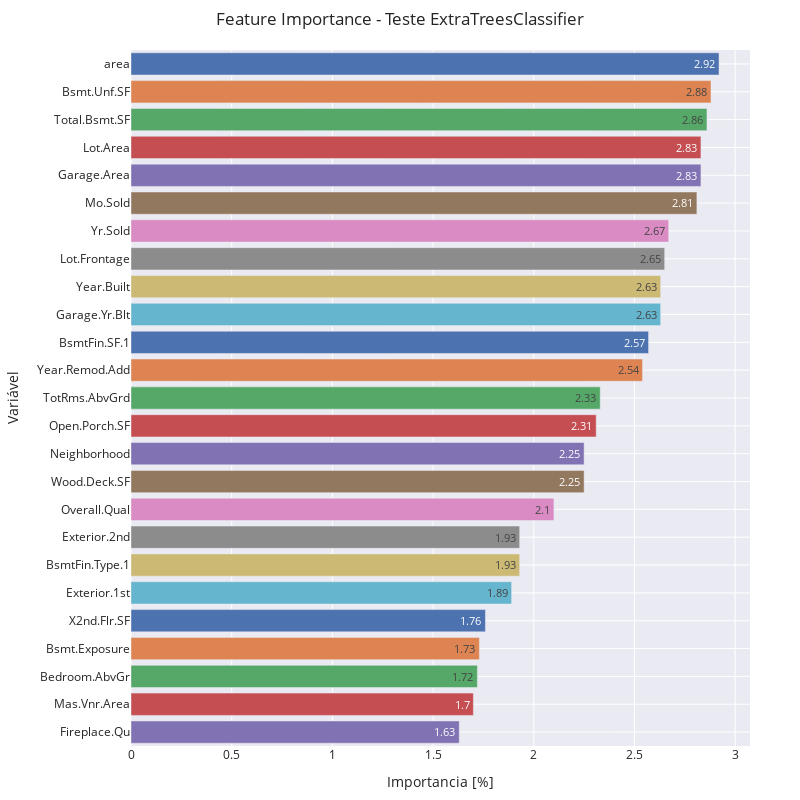

Source (notebook cell):
### Code cell
fig4 = px.bar(feat02, x="Importancia", y="Variavel", color="Variavel", text='Importancia', template='seaborn')

fig4.update_layout(
    margin=dict(l=20, r=50, t=50, b=20),
    title = 'Feature Importance - Teste ExtraTreesClassifier',
    showlegend=False,
    xaxis_title="Importancia [%]",
    yaxis_title="Variável",
    legend_title="Deficiência",
    width=800, 
    height=800,
    uniformtext_minsize=9, 
    uniformtext_mode='hide',
)
 
fig4.show()

### Figure 1 — Plotly figure (JSON) as saved in the notebook; plotly's stock layout.template omitted (floating-point values rounded to 4 significant figures)
{"data": [{"alignmentgroup": "True", "hovertemplate": "Variavel=%{y}<br>Importancia=%{text}<extra></extra>", "legendgroup": "area", "marker": {"color": "rgb(76,114,176)", "pattern": {"shape": ""}}, "name": "area", "offsetgroup": "area", "orientation": "h", "showlegend": true, "text": [2.92], "textposition": "auto", "type": "bar", "x": [2.92], "xaxis": "x", "y": ["area"], "yaxis": "y"}, {"alignmentgroup": "True", "hovertemplate": "Variavel=%{y}<br>Importancia=%{text}<extra></extra>", "legendgroup": "Bsmt.Unf.SF", "marker": {"color": "rgb(221,132,82)", "pattern": {"shape": ""}}, "name": "Bsmt.Unf.SF", "offsetgroup": "Bsmt.Unf.SF", "orientation": "h", "showlegend": true, "text": [2.88], "textposition": "auto", "type": "bar", "x": [2.88], "xaxis": "x", "y": ["Bsmt.Unf.SF"], "yaxis": "y"}, {"alignmentgroup": "True", "hovertemplate": "Variavel=%{y}<br>Importancia=%{text}<extra></extra>", "legendgroup": "Total.Bsmt.SF", "marker": {"color": "rgb(85,168,104)", "pattern": {"shape": ""}}, "name": "Total.Bsmt.SF", "offsetgroup": "Total.Bsmt.SF", "orientation": "h", "showlegend": true, "text": [2.86], "textposition": "auto", "type": "bar", "x": [2.86], "xaxis": "x", "y": ["Total.Bsmt.SF"], "yaxis": "y"}, {"alignmentgroup": "True", "hovertemplate": "Variavel=%{y}<br>Importancia=%{text}<extra></extra>", "legendgroup": "Lot.Area", "marker": {"color": "rgb(196,78,82)", "pattern": {"shape": ""}}, "name": "Lot.Area", "offsetgroup": "Lot.Area", "orientation": "h", "showlegend": true, "text": [2.83], "textposition": "auto", "type": "bar", "x": [2.83], "xaxis": "x", "y": ["Lot.Area"], "yaxis": "y"}, {"alignmentgroup": "True", "hovertemplate": "Variavel=%{y}<br>Importancia=%{text}<extra></extra>", "legendgroup": "Garage.Area", "marker": {"color": "rgb(129,114,179)", "pattern": {"shape": ""}}, "name": "Garage.Area", "offsetgroup": "Garage.Area", "orientation": "h", "showlegend": true, "text": [2.83], "textposition": "auto", "type": "bar", "x": [2.83], "xaxis": "x", "y": ["Garage.Area"], "yaxis": "y"}, {"alignmentgroup": "True", "hovertemplate": "Variavel=%{y}<br>Importancia=%{text}<extra></extra>", "legendgroup": "Mo.Sold", "marker": {"color": "rgb(147,120,96)", "pattern": {"shape": ""}}, "name": "Mo.Sold", "offsetgroup": "Mo.Sold", "orientation": "h", "showlegend": true, "text": [2.81], "textposition": "auto", "type": "bar", "x": [2.81], "xaxis": "x", "y": ["Mo.Sold"], "yaxis": "y"}, {"alignmentgroup": "True", "hovertemplate": "Variavel=%{y}<br>Importancia=%{text}<extra></extra>", "legendgroup": "Yr.Sold", "marker": {"color": "rgb(218,139,195)", "pattern": {"shape": ""}}, "name": "Yr.Sold", "offsetgroup": "Yr.Sold", "orientation": "h", "showlegend": true, "text": [2.67], "textposition": "auto", "type": "bar", "x": [2.67], "xaxis": "x", "y": ["Yr.Sold"], "yaxis": "y"}, {"alignmentgroup": "True", "hovertemplate": "Variavel=%{y}<br>Importancia=%{text}<extra></extra>", "legendgroup": "Lot.Frontage", "marker": {"color": "rgb(140,140,140)", "pattern": {"shape": ""}}, "name": "Lot.Frontage", "offsetgroup": "Lot.Frontage", "orientation": "h", "showlegend": true, "text": [2.65], "textposition": "auto", "type": "bar", "x": [2.65], "xaxis": "x", "y": ["Lot.Frontage"], "yaxis": "y"}, {"alignmentgroup": "True", "hovertemplate": "Variavel=%{y}<br>Importancia=%{text}<extra></extra>", "legendgroup": "Year.Built", "marker": {"color": "rgb(204,185,116)", "pattern": {"shape": ""}}, "name": "Year.Built", "offsetgroup": "Year.Built", "orientation": "h", "showlegend": true, "text": [2.63], "textposition": "auto", "type": "bar", "x": [2.63], "xaxis": "x", "y": ["Year.Built"], "yaxis": "y"}, {"alignmentgroup": "True", "hovertemplate": "Variavel=%{y}<br>Importancia=%{text}<extra></extra>", "legendgroup": "Garage.Yr.Blt", "marker": {"color": "rgb(100,181,205)", "pattern": {"shape": ""}}, "name": "Garage.Yr.Blt", "offsetgroup": "Garage.Yr.Blt", "orientation": "h", "showlegend": true, "text": [2.63], "textposition": "auto", "type": "bar", "x": [2.63], "xaxis": "x", "y": ["Garage.Yr.Blt"], "yaxis": "y"}, {"alignmentgroup": "True", "hovertemplate": "Variavel=%{y}<br>Importancia=%{text}<extra></extra>", "legendgroup": "BsmtFin.SF.1", "marker": {"color": "rgb(76,114,176)", "pattern": {"shape": ""}}, "name": "BsmtFin.SF.1", "offsetgroup": "BsmtFin.SF.1", "orientation": "h", "showlegend": true, "text": [2.57], "textposition": "auto", "type": "bar", "x": [2.57], "xaxis": "x", "y": ["BsmtFin.SF.1"], "yaxis": "y"}, {"alignmentgroup": "True", "hovertemplate": "Variavel=%{y}<br>Importancia=%{text}<extra></extra>", "legendgroup": "Year.Remod.Add", "marker": {"color": "rgb(221,132,82)", "pattern": {"shape": ""}}, "name": "Year.Remod.Add", "offsetgroup": "Year.Remod.Add", "orientation": "h", "showlegend": true, "text": [2.54], "textposition": "auto", "type": "bar", "x": [2.54], "xaxis": "x", "y": ["Year.Remod.Add"], "yaxis": "y"}, {"alignmentgroup": "True", "hovertemplate": "Variavel=%{y}<br>Importancia=%{text}<extra></extra>", "legendgroup": "TotRms.AbvGrd", "marker": {"color": "rgb(85,168,104)", "pattern": {"shape": ""}}, "name": "TotRms.AbvGrd", "offsetgroup": "TotRms.AbvGrd", "orientation": "h", "showlegend": true, "text": [2.33], "textposition": "auto", "type": "bar", "x": [2.33], "xaxis": "x", "y": ["TotRms.AbvGrd"], "yaxis": "y"}, {"alignmentgroup": "True", "hovertemplate": "Variavel=%{y}<br>Importancia=%{text}<extra></extra>", "legendgroup": "Open.Porch.SF", "marker": {"color": "rgb(196,78,82)", "pattern": {"shape": ""}}, "name": "Open.Porch.SF", "offsetgroup": "Open.Porch.SF", "orientation": "h", "showlegend": true, "text": [2.31], "textposition": "auto", "type": "bar", "x": [2.31], "xaxis": "x", "y": ["Open.Porch.SF"], "yaxis": "y"}, {"alignmentgroup": "True", "hovertemplate": "Variavel=%{y}<br>Importancia=%{text}<extra></extra>", "legendgroup": "Neighborhood", "marker": {"color": "rgb(129,114,179)", "pattern": {"shape": ""}}, "name": "Neighborhood", "offsetgroup": "Neighborhood", "orientation": "h", "showlegend": true, "text": [2.25], "textposition": "auto", "type": "bar", "x": [2.25], "xaxis": "x", "y": ["Neighborhood"], "yaxis": "y"}, {"alignmentgroup": "True", "hovertemplate": "Variavel=%{y}<br>Importancia=%{text}<extra></extra>", "legendgroup": "Wood.Deck.SF", "marker": {"color": "rgb(147,120,96)", "pattern": {"shape": ""}}, "name": "Wood.Deck.SF", "offsetgroup": "Wood.Deck.SF", "orientation": "h", "showlegend": true, "text": [2.25], "textposition": "auto", "type": "bar", "x": [2.25], "xaxis": "x", "y": ["Wood.Deck.SF"], "yaxis": "y"}, {"alignmentgroup": "True", "hovertemplate": "Variavel=%{y}<br>Importancia=%{text}<extra></extra>", "legendgroup": "Overall.Qual", "marker": {"color": "rgb(218,139,195)", "pattern": {"shape": ""}}, "name": "Overall.Qual", "offsetgroup": "Overall.Qual", "orientation": "h", "showlegend": true, "text": [2.1], "textposition": "auto", "type": "bar", "x": [2.1], "xaxis": "x", "y": ["Overall.Qual"], "yaxis": "y"}, {"alignmentgroup": "True", "hovertemplate": "Variavel=%{y}<br>Importancia=%{text}<extra></extra>", "legendgroup": "Exterior.2nd", "marker": {"color": "rgb(140,140,140)", "pattern": {"shape": ""}}, "name": "Exterior.2nd", "offsetgroup": "Exterior.2nd", "orientation": "h", "showlegend": true, "text": [1.93], "textposition": "auto", "type": "bar", "x": [1.93], "xaxis": "x", "y": ["Exterior.2nd"], "yaxis": "y"}, {"alignmentgroup": "True", "hovertemplate": "Variavel=%{y}<br>Importancia=%{text}<extra></extra>", "legendgroup": "BsmtFin.Type.1", "marker": {"color": "rgb(204,185,116)", "pattern": {"shape": ""}}, "name": "BsmtFin.Type.1", "offsetgroup": "BsmtFin.Type.1", "orientation": "h", "showlegend": true, "text": [1.93], "textposition": "auto", "type": "bar", "x": [1.93], "xaxis": "x", "y": ["BsmtFin.Type.1"], "yaxis": "y"}, {"alignmentgroup": "True", "hovertemplate": "Variavel=%{y}<br>Importancia=%{text}<extra></extra>", "legendgroup": "Exterior.1st", "marker": {"color": "rgb(100,181,205)", "pattern": {"shape": ""}}, "name": "Exterior.1st", "offsetgroup": "Exterior.1st", "orientation": "h", "showlegend": true, "text": [1.89], "textposition": "auto", "type": "bar", "x": [1.89], "xaxis": "x", "y": ["Exterior.1st"], "yaxis": "y"}, {"alignmentgroup": "True", "hovertemplate": "Variavel=%{y}<br>Importancia=%{text}<extra></extra>", "legendgroup": "X2nd.Flr.SF", "marker": {"color": "rgb(76,114,176)", "pattern": {"shape": ""}}, "name": "X2nd.Flr.SF", "offsetgroup": "X2nd.Flr.SF", "orientation": "h", "showlegend": true, "text": [1.76], "textposition": "auto", "type": "bar", "x": [1.76], "xaxis": "x", "y": ["X2nd.Flr.SF"], "yaxis": "y"}, {"alignmentgroup": "True", "hovertemplate": "Variavel=%{y}<br>Importancia=%{text}<extra></extra>", "legendgroup": "Bsmt.Exposure", "marker": {"color": "rgb(221,132,82)", "pattern": {"shape": ""}}, "name": "Bsmt.Exposure", "offsetgroup": "Bsmt.Exposure", "orientation": "h", "showlegend": true, "text": [1.73], "textposition": "auto", "type": "bar", "x": [1.73], "xaxis": "x", "y": ["Bsmt.Exposure"], "yaxis": "y"}, {"alignmentgroup": "True", "hovertemplate": "Variavel=%{y}<br>Importancia=%{text}<extra></extra>", "legendgroup": "Bedroom.AbvGr", "marker": {"color": "rgb(85,168,104)", "pattern": {"shape": ""}}, "name": "Bedroom.AbvGr", "offsetgroup": "Bedroom.AbvGr", "orientation": "h", "showlegend": true, "text": [1.72], "textposition": "auto", "type": "bar", "x": [1.72], "xaxis": "x", "y": ["Bedroom.AbvGr"], "yaxis": "y"}, {"alignmentgroup": "True", "hovertemplate": "Variavel=%{y}<br>Importancia=%{text}<extra></extra>", "legendgroup": "Mas.Vnr.Area", "marker": {"color": "rgb(196,78,82)", "pattern": {"shape": ""}}, "name": "Mas.Vnr.Area", "offsetgroup": "Mas.Vnr.Area", "orientation": "h", "showlegend": true, "text": [1.7], "textposition": "auto", "type": "bar", "x": [1.7], "xaxis": "x", "y": ["Mas.Vnr.Area"], "yaxis": "y"}, {"alignmentgroup": "True", "hovertemplate": "Variavel=%{y}<br>Importancia=%{text}<extra></extra>", "legendgroup": "Fireplace.Qu", "marker": {"color": "rgb(129,114,179)", "pattern": {"shape": ""}}, "name": "Fireplace.Qu", "offsetgroup": "Fireplace.Qu", "orientation": "h", "showlegend": true, "text": [1.63], "textposition": "auto", "type": "bar", "x": [1.63], "xaxis": "x", "y": ["Fireplace.Qu"], "yaxis": "y"}], "layout": {"barmode": "relative", "height": 800, "legend": {"title": {"text": "Deficiência"}, "tracegroupgap": 0}, "margin": {"b": 20, "l": 20, "r": 50, "t": 50}, "showlegend": false, "title": {"text": "Feature Importance - Teste ExtraTreesClassifier"}, "uniformtext": {"minsize": 9, "mode": "hide"}, "width": 800, "xaxis": {"anchor": "y", "domain": [0, 1], "title": {"text": "Importancia [%]"}}, "yaxis": {"anchor": "x", "categoryarray": ["Fireplace.Qu", "Mas.Vnr.Area", "Bedroom.AbvGr", "Bsmt.Exposure", "X2nd.Flr.SF", "Exterior.1st", "BsmtFin.Type.1", "Exterior.2nd", "Overall.Qual", "Wood.Deck.SF", "Neighborhood", "Open.Porch.SF", "TotRms.AbvGrd", "Year.Remod.Add", "BsmtFin.SF.1", "Garage.Yr.Blt", "Year.Built", "Lot.Frontage", "Yr.Sold", "Mo.Sold", "Garage.Area", "Lot.Area", "Total.Bsmt.SF", "Bsmt.Unf.SF", "area"], "categoryorder": "array", "domain": [0, 1], "title": {"text": "Variável"}}}}
